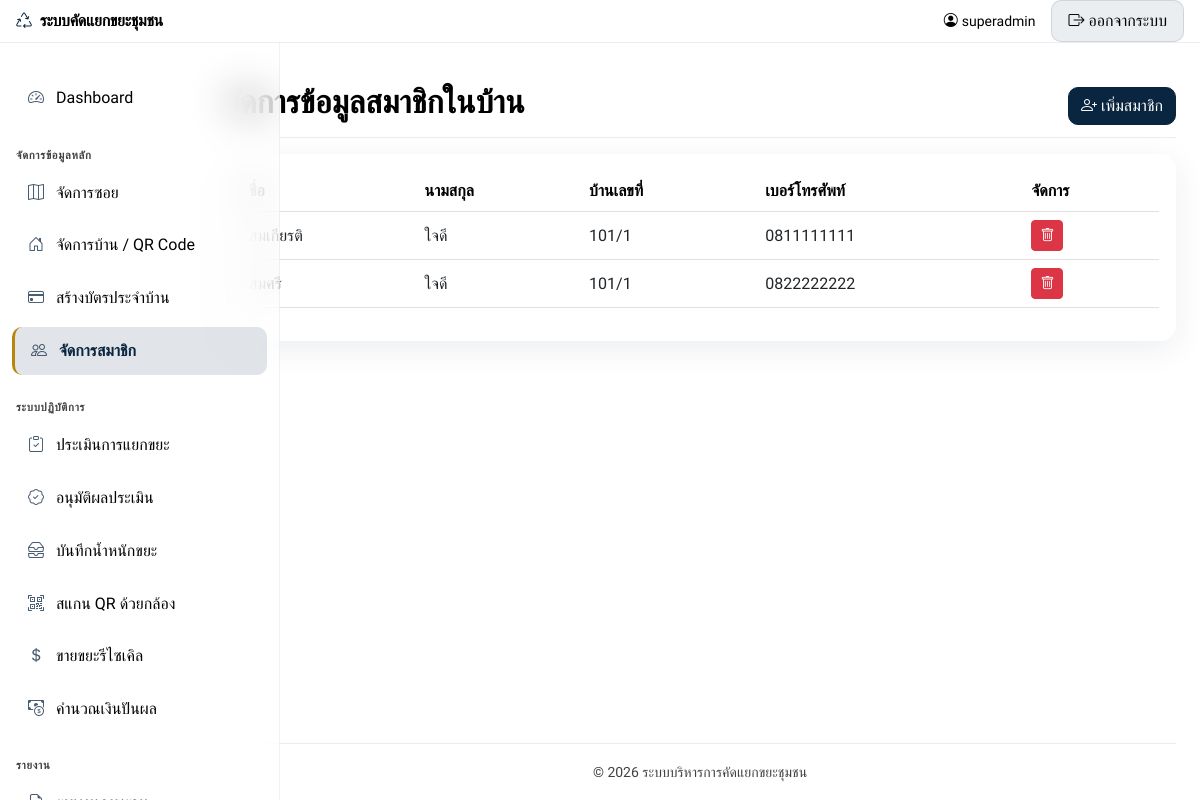
/mobile/index.php?page=member (signed in), run on the app's committed database.
### tables this page shows
CREATE TABLE `members` (
  `id` int(11) NOT NULL,
  `house_id` int(11) NOT NULL,
  `first_name` varchar(50) NOT NULL,
  `last_name` varchar(50) NOT NULL,
  `phone` varchar(20) DEFAULT NULL
);

CREATE TABLE `houses` (
  `id` int(11) NOT NULL,
  `house_no` varchar(20) NOT NULL,
  `owner_name` varchar(100) NOT NULL,
  `phone` varchar(20) DEFAULT NULL,
  `soi_id` int(11) NOT NULL,
  `member_count` int(11) DEFAULT 1,
  `qr_code` varchar(255) DEFAULT NULL
);

### mobile/modules/member.php (the view, shortened to what this page needs)
<?php
$members = $pdo->query("
    SELECT m.*, h.house_no
    FROM members m
    JOIN houses h ON m.house_id = h.id
")->fetchAll();
?>
<div class="d-flex justify-content-between flex-wrap flex-md-nowrap align-items-center pt-3 pb-2 mb-3 border-bottom">
    <h1 class="h2">จัดการข้อมูลสมาชิกในบ้าน</h1>
    <button class="btn btn-primary-custom" data-bs-toggle="modal" data-bs-target="#addMemberModal">
        <i class="bi bi-person-plus"></i> เพิ่มสมาชิก
    </button>
</div>
<div class="card">
    <div class="card-body">
        <div class="table-responsive">
            <table class="table table-hover align-middle">
                <thead class="table-light">
                    <tr>
                        <th>ชื่อ</th>
                        <th>นามสกุล</th>
                        <th>บ้านเลขที่</th>
                        <th>เบอร์โทรศัพท์</th>
                        <th>จัดการ</th>
                    </tr>
                </thead>
                <tbody>
                    <?php foreach ($members as $member): ?>
                    <tr>
                        <td><?php echo htmlspecialchars($member['first_name']); ?></td>
                        <td><?php echo htmlspecialchars($member['last_name']); ?></td>
                        <td><?php echo htmlspecialchars($member['house_no']); ?></td>
                        <td><?php echo htmlspecialchars($member['phone'] ?? '-'); ?></td>
                        <td>
                            <form method="POST" class="d-inline" onsubmit="return confirm('ยืนยันการลบสมาชิกรายนี้?');">
                                <button type="submit" class="btn btn-sm btn-danger"><i class="bi bi-trash"></i></button>
                            </form>
                        </td>
                    </tr>
                    <?php endforeach; ?>
                </tbody>
            </table>
        </div>
    </div>
</div>

### mobile/assets/css/style.css (style rules this page uses)
:root { --primary-blue: #0A2540; --primary-blue-hover: #061829; --primary-blue-soft: rgba(10, 37, 64, 0.12); --accent-yellow: #B8860B; --accent-yellow-hover: #96700A; --accent-yellow-soft: rgba(184, 134, 11, 0.14); --text-color: #000000; --text-muted: #424245; --glass-bg: rgba(255, 255, 255, 0.65); --glass-bg-strong: rgba(255, 255, 255, 0.82); --glass-border: rgba(255, 255, 255, 0.55); --glass-shadow: 0 8px 32px rgba(10, 37, 64, 0.08); --glass-blur: blur(20px); --radius-sm: 10px; --radius-md: 16px; --radius-lg: 20px; --primary-color: var(--primary-blue); --secondary-color: var(--accent-yellow); --bg-color: #eef1f6; }
body { font-family: 'Sarabun', sans-serif; font-weight: 400; color: var(--text-color); background: linear-gradient(145deg, #e4eaf2 0%, #f4f0e4 45%, #e8edf5 100%); background-attachment: fixed; min-height: 100vh; -webkit-font-smoothing: antialiased; }
.app-layout { display: flex; flex-direction: column; min-height: 100vh; }
h1, h2, h3, h4, h5, h6, .h1, .h2, .h3, .h4, .h5, .h6, .navbar-brand, .card-header, .page-title { font-family: 'Prompt', sans-serif; color: var(--text-color); font-weight: 600; }
.btn-primary-custom { font-family: 'Prompt', sans-serif; background-color: var(--primary-blue); border-color: var(--primary-blue); color: #fff; border-radius: var(--radius-sm); font-weight: 500; transition: all 0.25s ease; }
.card { background: var(--glass-bg); backdrop-filter: var(--glass-blur); -webkit-backdrop-filter: var(--glass-blur); border: 1px solid var(--glass-border); border-radius: var(--radius-md); box-shadow: var(--glass-shadow); transition: transform 0.25s ease, box-shadow 0.25s ease; color: var(--text-color); }
.card-body { color: var(--text-color); }
.table { font-family: 'Sarabun', sans-serif; color: var(--text-color); }
.table thead { font-family: 'Prompt', sans-serif; }
.table-light { --bs-table-bg: rgba(255, 255, 255, 0.6); }
.bg-light { background: transparent !important; }
.border-bottom { border-color: rgba(10, 37, 64, 0.08) !important; }

### data on the page
members: first_name "สมเกียรติ", last_name "ใจดี", house.house_no "101/1", phone "0811111111"
members: first_name "สมศรี", last_name "ใจดี", house.house_no "101/1", phone "0822222222"

### other printed values
$_SESSION['username'] "superadmin"
